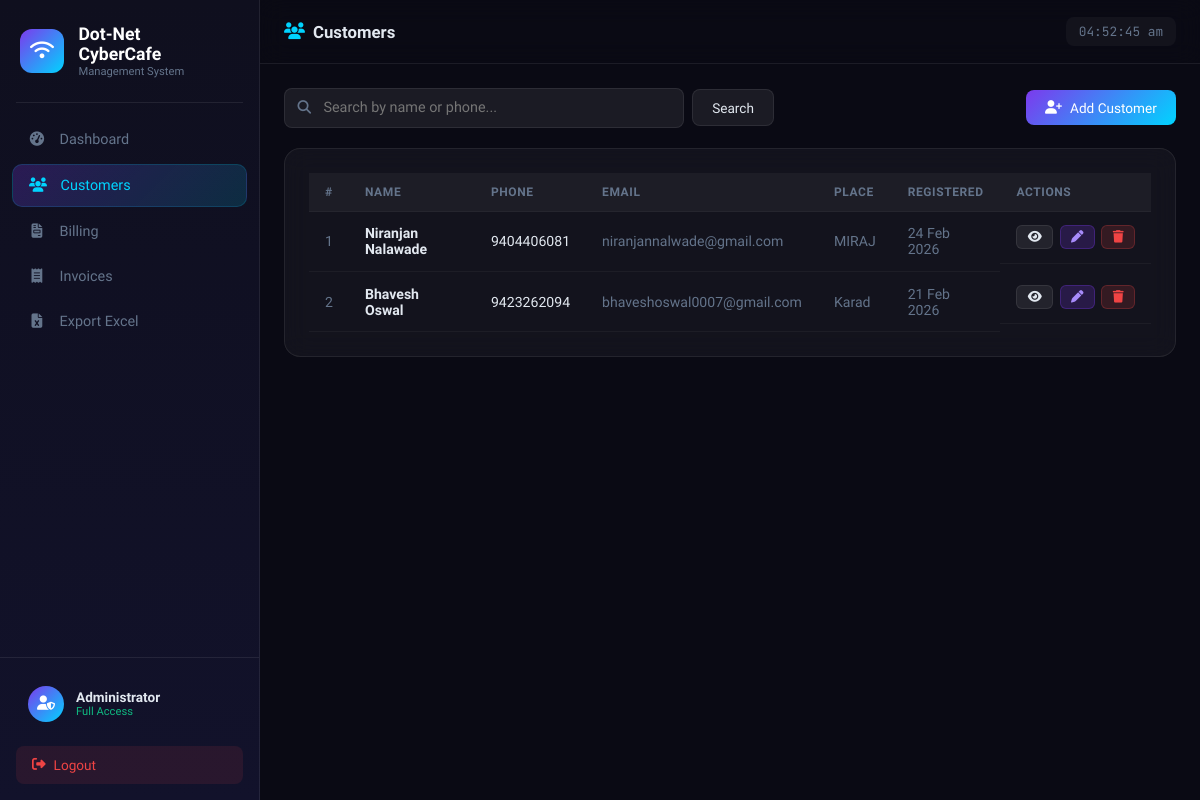
Page /customers (signed in) on the committed database.
### app.py (models this page shows)
class Customer(db.Model):
    id         = db.Column(db.Integer, primary_key=True)
    name       = db.Column(db.String(100), nullable=False)
    phone      = db.Column(db.String(20),  nullable=False)
    email      = db.Column(db.String(120))
    place      = db.Column(db.String(100))
    created_at = db.Column(db.DateTime, default=datetime.utcnow)
    documents  = db.relationship('Document', backref='customer', lazy=True, cascade='all, delete-orphan')
    activities = db.relationship('Activity', backref='customer', lazy=True, cascade='all, delete-orphan')
    bills      = db.relationship('Bill',     backref='customer', lazy=True, cascade='all, delete-orphan')

### app.py (the view)
@app.route('/customers')
@login_required
def customers():
    q     = request.args.get('q', '')
    custs = (Customer.query
             .filter((Customer.name.ilike(f'%{q}%')) | (Customer.phone.ilike(f'%{q}%')))
             .all()) if q else Customer.query.order_by(Customer.created_at.desc()).all()
    return render_template('customers.html', customers=custs, q=q)

### app.py (called while the page is built)
def login_required(f):
    from functools import wraps
    @wraps(f)
    def decorated(*args, **kwargs):
        if not session.get('logged_in'):
            return redirect(url_for('login'))
        return f(*args, **kwargs)
    return decorated

### templates/customers.html (shortened to what this page needs)
{% extends "base.html" %}
{% block page_title %}<i class="fa-solid fa-users"></i> Customers{% endblock %}
{% block content %}
<div class="toolbar">
  <form method="GET" class="search-form">
    <div class="search-box">
      <i class="fa-solid fa-search"></i>
      <input type="text" name="q" value="{{ q }}" placeholder="Search by name or phone...">
    </div>
    <button type="submit" class="btn btn-ghost">Search</button>
  </form>
  <a href="{{ url_for('add_customer') }}" class="btn btn-primary"><i class="fa-solid fa-user-plus"></i> Add Customer</a>
</div>
<div class="glass-card">
  <div class="table-wrap">
    <table class="data-table">
      <thead><tr><th>#</th><th>Name</th><th>Phone</th><th>Email</th><th>Place</th><th>Registered</th><th>Actions</th></tr></thead>
      <tbody>
      {% for c in customers %}
      <tr>
        <td class="muted">{{ loop.index }}</td>
        <td><strong>{{ c.name }}</strong></td>
        <td>{{ c.phone }}</td>
        <td class="muted">{{ c.email or '—' }}</td>
        <td class="muted">{{ c.place or '—' }}</td>
        <td class="muted">{{ c.created_at.strftime('%d %b %Y') }}</td>
        <td class="actions-cell">
          <a href="{{ url_for('customer_profile', cid=c.id) }}" class="btn btn-xs btn-ghost" title="View Profile"><i class="fa-solid fa-eye"></i></a>
          <a href="{{ url_for('edit_customer', cid=c.id) }}" class="btn btn-xs btn-blue" title="Edit"><i class="fa-solid fa-pen"></i></a>
          <button onclick="confirmDelete('{{ url_for('delete_customer', cid=c.id) }}','Delete customer {{ c.name }}?')" class="btn btn-xs btn-danger" title="Delete"><i class="fa-solid fa-trash"></i></button>
        </td>
      </tr>
      {% else %}
      <tr><td colspan="7" class="empty-row">
        {% if q %}No results for "{{ q }}"{% else %}No customers yet. <a href="{{ url_for('add_customer') }}">Add one!</a>{% endif %}
      </td></tr>
      {% endfor %}
      </tbody>
    </table>
  </div>
</div>
{% endblock %}

### static/css/style.css (style rules this page uses)
:root { --bg: #0a0a14; --surface: rgba(255,255,255,0.04); --surface2: rgba(255,255,255,0.07); --border: rgba(255,255,255,0.08); --accent: #00d4ff; --accent2: #7c3aed; --green: #10b981; --red: #ef4444; --amber: #f59e0b; --text: #e2e8f0; --muted: #64748b; --sidebar-w: 260px; --topbar-h: 64px; }
*, *::before, *::after { box-sizing: border-box; margin: 0; padding: 0; }
html { scroll-behavior: smooth; }
body { font-family: 'Sora', sans-serif; background: var(--bg); color: var(--text); min-height: 100vh; overflow-x: hidden; }
a { text-decoration: none; color: inherit; }
input, select, textarea, button { font-family: inherit; }
.page-title i { color: var(--accent); }
.glass-card { background: var(--surface); backdrop-filter: blur(12px); border: 1px solid var(--border); border-radius: 16px; padding: 1.5rem; transition: transform .2s, box-shadow .2s; }
.table-wrap { overflow-x: auto; }
.data-table { width: 100%; border-collapse: collapse; font-size: .88rem; }
.data-table thead th { padding: .75rem 1rem; background: rgba(255,255,255,.04); color: var(--muted); font-weight: 600; font-size: .75rem; text-transform: uppercase; letter-spacing: .05em; text-align: left; border-bottom: 1px solid var(--border); }
.data-table tbody td { padding: .85rem 1rem; border-bottom: 1px solid rgba(255,255,255,.04); vertical-align: middle; }
.muted { color: var(--muted); }
.actions-cell { display: flex; gap: .4rem; align-items: center; }
.btn { display: inline-flex; align-items: center; gap: .5rem; padding: .6rem 1.2rem; border-radius: 8px; border: none; font-family: inherit; font-size: .85rem; font-weight: 500; cursor: pointer; transition: all .2s; text-decoration: none; }
.btn-primary { background: linear-gradient(135deg, var(--accent2), var(--accent)); color: #fff; }
.btn-ghost { background: var(--surface2); color: var(--text); border: 1px solid var(--border); }
.btn-blue { background: rgba(124,58,237,.2); color: #a78bfa; border: 1px solid rgba(124,58,237,.3); }
.btn-danger { background: rgba(239,68,68,.15); color: var(--red); border: 1px solid rgba(239,68,68,.25); }
.btn-xs { padding: .3rem .65rem; font-size: .78rem; border-radius: 6px; }
.toolbar { display: flex; align-items: center; gap: 1rem; margin-bottom: 1.25rem; }
.search-form { display: flex; align-items: center; gap: .5rem; flex: 1; }
.search-box { flex: 1; position: relative; max-width: 400px; }
.search-box i { position: absolute; left: .85rem; top: 50%; transform: translateY(-50%); color: var(--muted); font-size: .85rem; }
.search-box input { width: 100%; padding: .65rem .9rem .65rem 2.4rem; background: var(--surface2); border: 1px solid var(--border); border-radius: 8px; color: var(--text); font-size: .9rem; }

### rows in the picture
Customer: name "Niranjan Nalawade", phone "9404406081", email "niranjannalwade@gmail.com", place "MIRAJ", created_at "24 Feb 2026"
Customer: name "Bhavesh Oswal", phone "9423262094", email "bhaveshoswal0007@gmail.com", place "Karad", created_at "21 Feb 2026"
